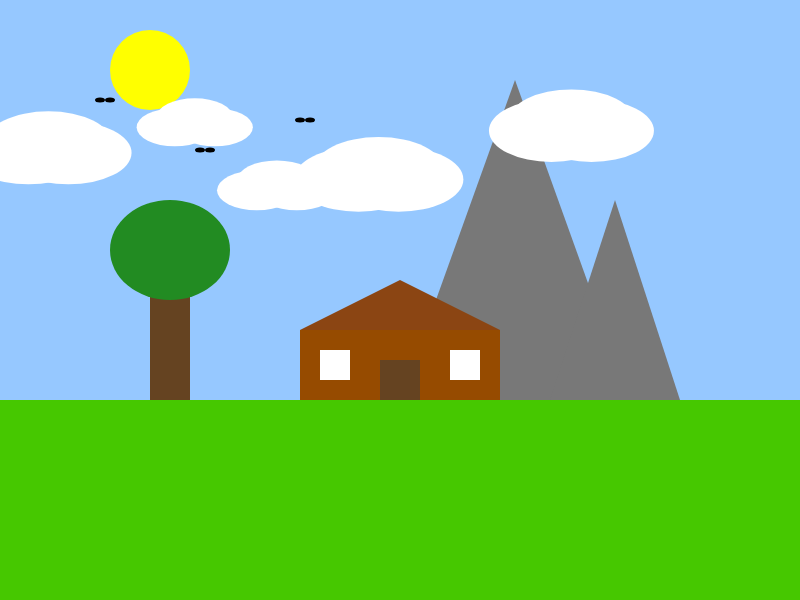
Frame 1 (no input)
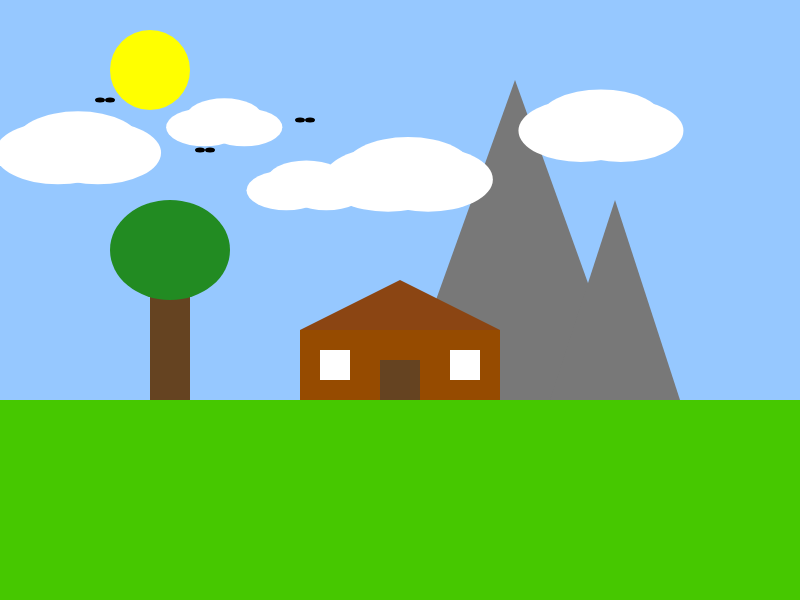
Frame 60 (no input)
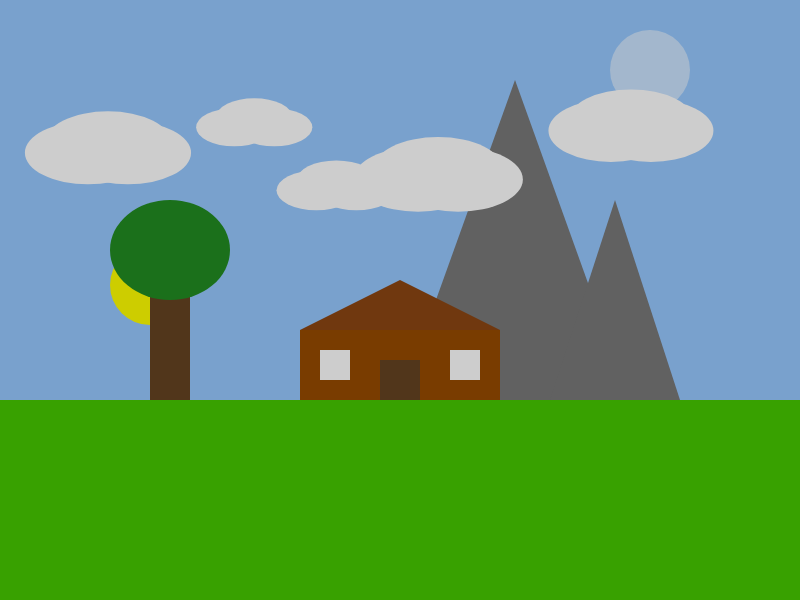
Frame 120 (the mouse pressed at the canvas centre since frame 60)

The p5.js sketch that drew these frames (run headless with seeded random() and noise() and a simulated clock; from frame 60 on, the mouse is pressed at the canvas centre):

// p5.js sketch
// ── sketch.js
var groundHeight;
var mountain1;
var mountain2;

var tree;

var moon;
var sun;
var darkness;
var tavern;
var birds;
var stars;
var clouds;

function setup()
{
	createCanvas(800, 600);
	//set the groundHeight proportional to the canvas size
	groundHeight = (height / 3) * 2;

	//initalise the mountain objects with properties to help draw them to the canvas
	mountain1 = {
		x: 400,
		y: groundHeight,
		height: 320,
		width: 230
	};
	mountain2 = {
		x: 550,
		y: groundHeight,
		height: 200,
		width: 130
	};

	//initalise the tree object
	tree = {
		x: 150,
		y: groundHeight,
		trunkWidth: 40,
		trunkHeight: 150,
		canopyWidth: 120,
		canopyHeight: 100
	};

    //initalise the sun 
	sun = {
		x: 150,
		y: 70,
		diameter: 80,
	};
    
    //TASK: intialise a moon object with an extra property for brightness
    moon = {
        x: 650,
        y: 70,
        diameter: 80,
        brightness: 0
    }


	//set the initial darkness
	darkness = 0;
    
    // Initialize the tavern object
    tavern = {
        x: 300,
        y: groundHeight - 70,
        width: 200,
        height: 70,
        roofHeight: 50
    }
    
    birds = [
        {x: 100, y: 100},
        {x: 200, y: 150},
        {x: 300, y: 120},
    ]

    stars = [
        {x: 50, y: 50},
        {x: 100, y: 60},
        {x: 70, y: 70},
        {x: 120, y: 80},
        {x: 140, y: 90},
        {x: 160, y: 100},
        {x: 180, y: 50},
        {x: 220, y: 60},
        {x: 240, y: 70},
        {x: 280, y: 80},
        {x: 300, y: 90},
        {x: 320, y: 100},
    ]
    
    // Initialize clouds
    clouds = [];
    for (let i = 0; i < 5; i++) {
        clouds.push({
            x: random(width),
            y: random(100, 200),
            size: random(50, 150)
        });
    }

}



function draw()
{
	//TASK: update the values for the moons brightness, the sun's position and the darkness.
	//You can either map this to the mouse's location (i.e. the futher left the mouse is the more daylight) or you can just change the values gradually over time.
    sun.y = map(mouseX, 0, width, 70, height-100);
    moon.brightness = map(mouseX, 0, width,0, 255);
    darkness = map(mouseX, 0, width, 0, 100)

	//draw the sky
	background(150, 200, 255);
	noStroke();

	//draw the sun
	fill(255, 255, 0);
	ellipse(sun.x, sun.y, sun.diameter);
    
    //TASK: you'll need to draw the moon too. Make sure you use brightness to adjust the colour
    fill(255,255,255,moon.brightness)
    ellipse(moon.x, moon.y, moon.diameter);

	//draw the ground and make it green
	fill(70, 200, 0);
	rect(0, groundHeight, width, height - groundHeight);

	//draw the mountains
	fill(120);
	triangle(mountain1.x, mountain1.y,
		mountain1.x + mountain1.width, mountain1.y,
		mountain1.x + (mountain1.width / 2), mountain1.y - mountain1.height);

	triangle(mountain2.x, mountain2.y,
		mountain2.x + mountain2.width, mountain2.y,
		mountain2.x + (mountain2.width / 2), mountain2.y - mountain2.height);
    
    //TASK: You can draw the tree yourself
    fill(101,67,33);
    rect(tree.x, tree.y - tree.trunkHeight, tree.trunkWidth, tree.trunkHeight);
    fill(34,139,34);
    ellipse(tree.x + tree.trunkWidth / 2, tree.y - tree.trunkHeight, tree.canopyWidth, tree.canopyHeight)
    
    // Draw the tavern
    // Draw the main building
    fill(150, 75, 0);  // Brown color for the tavern's walls
    rect(tavern.x, tavern.y, tavern.width, tavern.height);

    // Draw the roof
    fill(139, 69, 19);  // Darker brown color for the roof
    triangle(tavern.x, tavern.y,
             tavern.x + tavern.width, tavern.y,
             tavern.x + tavern.width / 2, tavern.y - tavern.roofHeight);

    // Draw the door
    fill(101, 67, 33);  // Dark brown for the door
    rect(tavern.x + tavern.width / 2 - 20, tavern.y + tavern.height - 40, 40, 40);
    
    // Draw the windows
    fill(255);  // White color for the windows
    rect(tavern.x + 20, tavern.y + 20, 30, 30);
    rect(tavern.x + tavern.width - 50, tavern.y + 20, 30, 30);
    
    // Draw birds if it's daytime (low darkness)
    if (darkness < 50) {
        fill(0);  // Black color for birds
        for (let bird of birds) {
            ellipse(bird.x, bird.y, 10, 5);
            ellipse(bird.x + 10, bird.y, 10, 5);
        }
    }

    // Draw stars if it's nighttime (high darkness)
    if (darkness > 50) {
        fill(255);  // White color for stars
        for (let star of stars) {
            ellipse(star.x, star.y, 5, 5);
        }
    }
    
    // Draw clouds
    for (let cloud of clouds) {
        fill(255);  // White color for clouds
        ellipse(cloud.x, cloud.y, cloud.size, cloud.size / 2);
        ellipse(cloud.x + 20, cloud.y + 10, cloud.size, cloud.size / 2);
        ellipse(cloud.x - 20, cloud.y + 10, cloud.size, cloud.size / 2);

        // Update cloud position for drifting
        cloud.x += 0.5;
        if (cloud.x > width + cloud.size) {
            cloud.x = -cloud.size;
        }
    }

	//TASK: make the scene dark by drawing a rectangle that covers the whole canvas.
	//Use the alpha value of fill to determine how dark to make it
    fill(0,0,0, darkness);
    rect(0,0,width,height);

}
